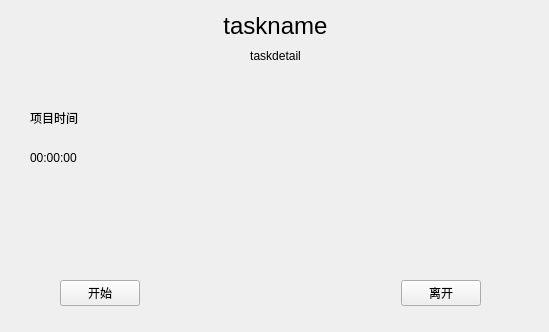
<?xml version="1.0" encoding="UTF-8"?>
<ui version="4.0">
 <class>doingtask</class>
 <widget class="QWidget" name="doingtask">
  <property name="geometry">
   <rect>
    <x>0</x>
    <y>0</y>
    <width>549</width>
    <height>332</height>
   </rect>
  </property>
  <property name="windowTitle">
   <string>Form</string>
  </property>
  <widget class="QLabel" name="taskname">
   <property name="geometry">
    <rect>
     <x>10</x>
     <y>10</y>
     <width>531</width>
     <height>31</height>
    </rect>
   </property>
   <property name="font">
    <font>
     <pointsize>18</pointsize>
    </font>
   </property>
   <property name="text">
    <string>taskname</string>
   </property>
   <property name="alignment">
    <set>Qt::AlignCenter</set>
   </property>
  </widget>
  <widget class="QLabel" name="taskdetail">
   <property name="geometry">
    <rect>
     <x>10</x>
     <y>40</y>
     <width>531</width>
     <height>31</height>
    </rect>
   </property>
   <property name="text">
    <string>taskdetail</string>
   </property>
   <property name="alignment">
    <set>Qt::AlignCenter</set>
   </property>
  </widget>
  <widget class="QLabel" name="tasktime">
   <property name="geometry">
    <rect>
     <x>30</x>
     <y>110</y>
     <width>54</width>
     <height>16</height>
    </rect>
   </property>
   <property name="text">
    <string>项目时间</string>
   </property>
  </widget>
  <widget class="QLabel" name="speedtime">
   <property name="geometry">
    <rect>
     <x>30</x>
     <y>150</y>
     <width>54</width>
     <height>16</height>
    </rect>
   </property>
   <property name="text">
    <string>00:00:00</string>
   </property>
  </widget>
  <widget class="QWidget" name="layoutWidget">
   <property name="geometry">
    <rect>
     <x>60</x>
     <y>280</y>
     <width>421</width>
     <height>26</height>
    </rect>
   </property>
   <layout class="QHBoxLayout" name="horizontalLayout">
    <item>
     <widget class="QPushButton" name="startButton">
      <property name="text">
       <string>开始</string>
      </property>
     </widget>
    </item>
    <item>
     <spacer name="horizontalSpacer">
      <property name="orientation">
       <enum>Qt::Horizontal</enum>
      </property>
      <property name="sizeHint" stdset="0">
       <size>
        <width>40</width>
        <height>20</height>
       </size>
      </property>
     </spacer>
    </item>
    <item>
     <widget class="QPushButton" name="quitButton">
      <property name="text">
       <string>离开</string>
      </property>
     </widget>
    </item>
   </layout>
  </widget>
 </widget>
 <resources/>
 <connections/>
</ui>
